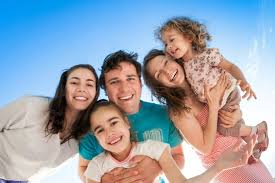
#> input picture Paul Rouby/test.jpg, 275 x 183 px
$ python face_detect.py 'Paul Rouby/test.jpg'
#> lines starting #> are read from the running program, lines starting #| are printed output that depends on the picture; after the words box and inside, x2 and y2 are one past the last pixel; in counts of white or black regions, pixels touching at a corner belong together
#!/usr/bin/python

from urllib.parse import urlparse
import numpy as np
import urllib.request
import cv2
import sys

def url_to_img(url):
    resp = urllib.request.urlopen(url)
    img = np.asarray(bytearray(resp.read()), dtype="uint8")
    return cv2.imdecode(img, cv2.IMREAD_COLOR)

def detect_faces(img_path):
    # On charge la cascade (pré-traitement pour reconnaitre des visages)
#> called with img_path = 'Paul Rouby/test.jpg'
    face_cascade = cv2.CascadeClassifier('haarcascade_frontalface_default.xml')

    parsed_uri = urlparse(img_path)
    scheme = '{uri.scheme}'.format(uri=parsed_uri)
    if scheme == "http" or scheme == "https":
        img = url_to_img(img_path)
    else:
        img = cv2.imread(img_path)  # On charge l'image
#> img is the input picture: shape (183, 275, 3); mean B, G, R 174.9, 162.4, 153.5

    gray = cv2.cvtColor(img, cv2.COLOR_BGR2GRAY)  # Conversion niveaux de gris
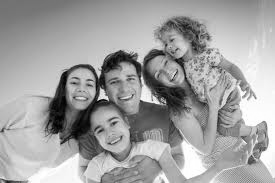
#> gray: shape (183, 275); min 1, max 255, mean 161.2

    # On détecte les visages avec la cascade
    faces = face_cascade.detectMultiScale(gray, 1.1, 4)
#> faces = [[62, 69, 38, 38], [103, 65, 42, 42]]

    return faces, img

def show_faces(faces, img):
    # On dessine les rectanges autour des visages
    for (x, y, w, h) in faces:
        cv2.rectangle(img, (x, y), (x+w, y+h), (255, 0, 0), 2)

    cv2.imshow('img', img)  # On affiche la sortie
    cv2.waitKey()  # On attend une touche pour fermer

if __name__ == "__main__":
    if len(sys.argv) != 2:
        print("Syntax error\nSyntax:", sys.argv[0], "[IMAGE PATH]")
        exit(1)
    faces, img = detect_faces(sys.argv[1])
#> faces = [[62, 69, 38, 38], [103, 65, 42, 42]]
    show_faces(faces, img)
#> the loop in show_faces, `for (x, y, w, h) in faces:` made 2 passes
#> after the loop in show_faces, `for (x, y, w, h) in faces:`:
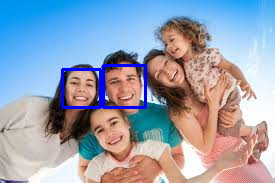
#> img: shape (183, 275, 3); 1.89% of pixels changed, all inside (x1, y1, x2, y2) = (61, 64, 147, 109)
